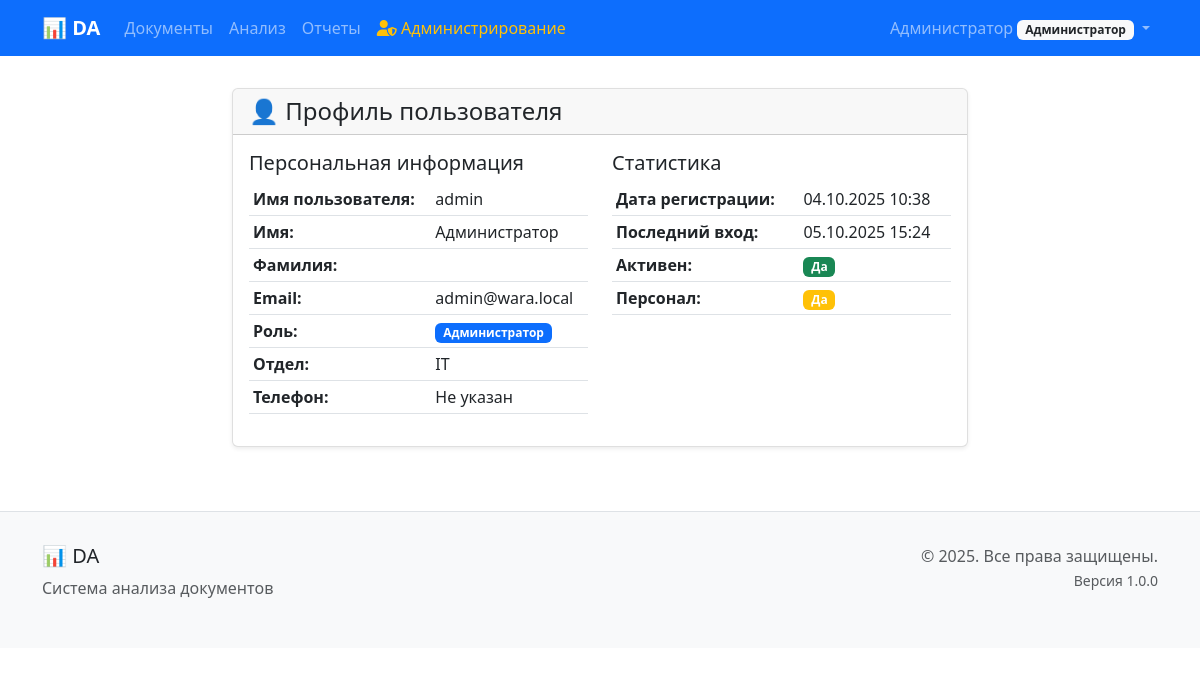
Before: /users/profile/ (signed in) with the older database file.
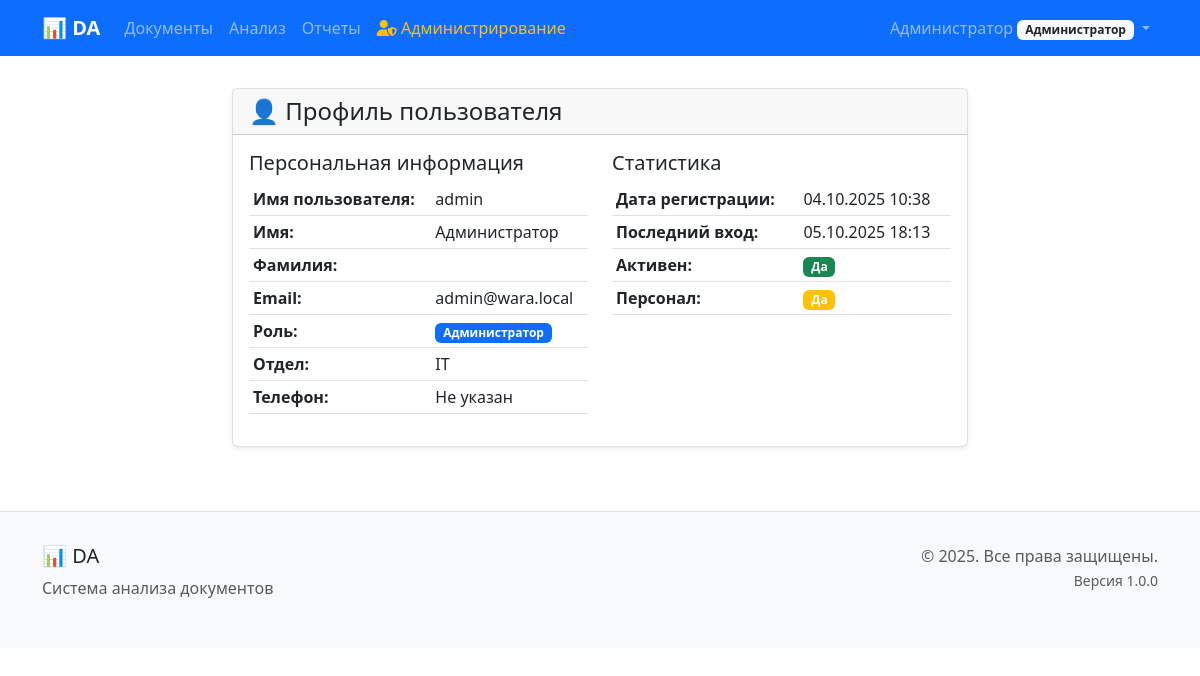
After: the same page with the newer database file.
### settings/models.py (models this page shows, shortened)
class ApplicationSettings(models.Model):
    app_name = models.CharField(
        max_length=100,
        default='📊 Анализатор документов',
        verbose_name='Название приложения'
    )
    app_description = models.TextField(
        default='Система анализа документов',
        verbose_name='Описание приложения'
    )
    max_file_size = models.PositiveIntegerField(
        default=10485760,  # 10MB
        verbose_name='Максимальный размер файла (байты)'
    )
    allowed_file_types = models.TextField(
        default='docx,pdf',
        verbose_name='Разрешенные типы файлов (через запятую)'
    )
    auto_analysis_enabled = models.BooleanField(
        default=True,
        verbose_name='Автоматический анализ включен'
    )
    analysis_timeout = models.PositiveIntegerField(
        default=300,  # 5 минут
        verbose_name='Таймаут анализа (секунды)'
    )
    default_neural_network_model = models.CharField(
        max_length=100,
        default='llama3',
        verbose_name='Модель нейросети по умолчанию'
    )
    auto_reports_enabled = models.BooleanField(
        default=True,
        verbose_name='Автоматическая генерация отчетов включена'
    )
    default_report_format = models.CharField(
        max_length=10,
        choices=[('pdf', 'PDF'), ('docx', 'DOCX')],
        default='pdf',
        verbose_name='Формат отчета по умолчанию'
    )
    items_per_page = models.PositiveIntegerField(
        default=10,
        verbose_name='Количество элементов на странице'
    )
    email_notifications_enabled = models.BooleanField(
        default=False,
        verbose_name='Email уведомления включены'
    )
    notification_email = models.EmailField(
        blank=True,
        verbose_name='Email для уведомлений'
    )
    session_timeout = models.PositiveIntegerField(
        default=3600,  # 1 час
        verbose_name='Таймаут сессии (секунды)'
    )
    max_login_attempts = models.PositiveIntegerField(
        default=5,
        verbose_name='Максимальное количество попыток входа'
    )
    microsoft_graph_enabled = models.BooleanField(
        default=False,
        verbose_name='Интеграция с Microsoft Graph включена'
    )
    microsoft_tenant_id = models.CharField(
        max_length=100,
        blank=True,
        verbose_name='ID арендатора Microsoft (Tenant ID)'
    )
    microsoft_client_id = models.CharField(
        max_length=100,
        blank=True,
        verbose_name='ID клиента Microsoft (Client ID)'
    )
    microsoft_client_secret = models.CharField(
        max_length=500,
        blank=True,
        verbose_name='Секрет клиента Microsoft (Client Secret)'
    )
    microsoft_redirect_uri = models.URLField(
        blank=True,
        default='http://localhost:8000/auth/microsoft/callback/',
        verbose_name='URI перенаправления Microsoft'
    )
    microsoft_scope = models.TextField(
        default='https://graph.microsoft.com/Files.Read https://graph.microsoft.com/Sites.Read.All',
        verbose_name='Области доступа Microsoft (Scope)'
    )
    microsoft_site_id = models.CharField(
        max_length=200,
        blank=True,
        verbose_name='ID сайта SharePoint'
    )
    microsoft_drive_id = models.CharField(
        max_length=200,
        blank=True,
        verbose_name='ID диска SharePoint'
    )
    microsoft_folder_path = models.CharField(
        max_length=500,
        blank=True,
        default='/Documents',
        verbose_name='Путь к папке в SharePoint'
    )
    microsoft_ad_sso_enabled = models.BooleanField(
        default=False,
        verbose_name='Microsoft Active Directory SSO включен'
    )
    microsoft_ad_sso_tenant_id = models.CharField(
        max_length=100,
        blank=True,
        verbose_name='ID арендатора AD (Tenant ID)'
    )
    microsoft_ad_sso_client_id = models.CharField(
        max_length=100,
        blank=True,
        verbose_name='ID клиента AD (Client ID)'
    )
    microsoft_ad_sso_client_secret = models.CharField(
        max_length=500,
        blank=True,
        verbose_name='Секрет клиента AD (Client Secret)'
    )
    microsoft_ad_sso_redirect_uri = models.URLField(
        blank=True,
        default='http://localhost:8000/auth/microsoft/sso/callback/',
        verbose_name='URI перенаправления AD SSO'
    )
    microsoft_ad_sso_scope = models.TextField(
        default='https://graph.microsoft.com/User.Read https://graph.microsoft.com/Group.Read.All',
        verbose_name='Области доступа AD SSO (Scope)'
    )
    microsoft_ad_sso_domain = models.CharField(
        max_length=200,
        blank=True,
        verbose_name='Домен Active Directory'
    )
    created_at = models.DateTimeField(auto_now_add=True, verbose_name='Создано')
    updated_at = models.DateTimeField(auto_now=True, verbose_name='Обновлено')
    updated_by = models.ForeignKey(
        User,
        on_delete=models.SET_NULL,
        null=True,
        blank=True,
        verbose_name='Обновлено пользователем'
    )
    class Meta:
        verbose_name = 'Настройки приложения'
        verbose_name_plural = 'Настройки приложения'
    @classmethod
    def get_settings(cls):
        settings, created = cls.objects.get_or_create(
            defaults={
                'app_name': '📊 Анализатор документов',
                'app_description': 'Система анализа документов',
                'items_per_page': 10,
                'default_neural_network_model': 'llama3',
                'microsoft_graph_enabled': False,
                'microsoft_tenant_id': '',
                'microsoft_client_id': '',
                'microsoft_client_secret': '',
                'microsoft_redirect_uri': 'http://localhost:8000/auth/microsoft/callback/',
                'microsoft_scope': 'https://graph.microsoft.com/Files.Read https://graph.microsoft.com/Sites.Read.All',
                'microsoft_site_id': '',
                'microsoft_drive_id': '',
                'microsoft_folder_path': '/Documents',
                'microsoft_ad_sso_enabled': False,
                'microsoft_ad_sso_tenant_id': '',
                'microsoft_ad_sso_client_id': '',
                'microsoft_ad_sso_client_secret': '',
                'microsoft_ad_sso_redirect_uri': 'http://localhost:8000/auth/microsoft/sso/callback/',
                'microsoft_ad_sso_scope': 'https://graph.microsoft.com/User.Read https://graph.microsoft.com/Group.Read.All',
                'microsoft_ad_sso_domain': '',
            }
        )
        return settings

### users/models.py (models this page shows, shortened)
class User(AbstractUser):
    ROLE_CHOICES = [
        ('admin', 'Администратор'),
        ('manager', 'Руководитель'),
        ('viewer', 'Наблюдатель'),
    ]
    role = models.CharField(
        max_length=20,
        choices=ROLE_CHOICES,
        default='viewer',
        verbose_name='Роль'
    )
    department = models.CharField(
        max_length=100,
        blank=True,
        verbose_name='Отдел'
    )
    phone = models.CharField(
        max_length=20,
        blank=True,
        verbose_name='Телефон'
    )
    notification_settings = models.JSONField(
        default=dict,
        blank=True,
        verbose_name='Настройки уведомлений'
    )
    created_at = models.DateTimeField(
        auto_now_add=True,
        verbose_name='Дата создания'
    )
    updated_at = models.DateTimeField(
        auto_now=True,
        verbose_name='Дата обновления'
    )
    class Meta:
        verbose_name = 'Пользователь'
        verbose_name_plural = 'Пользователи'
        ordering = ['username']

### users/views.py (the view)
# urls.py: path('profile/', views.UserProfileView.as_view(), name='profile'),
class UserProfileView(LoginRequiredMixin, DetailView):
    model = User
    template_name = 'users/profile.html'
    context_object_name = 'profile_user'
    def get_object(self):
        return self.request.user

### templates/users/profile.html (shortened to what this page needs)
{% extends 'base/base.html' %}
{% block content %}
<div class="row justify-content-center">
    <div class="col-md-8">
        <div class="card">
            <div class="card-header">
                <h4 class="mb-0">👤 Профиль пользователя</h4>
            </div>
            <div class="card-body">
                <div class="row">
                    <div class="col-md-6">
                        <h5>Персональная информация</h5>
                        <table class="table table-sm">
                            <tr>
                                <td><strong>Имя пользователя:</strong></td>
                                <td>{{ profile_user.username }}</td>
                            </tr>
                            <tr>
                                <td><strong>Имя:</strong></td>
                                <td>{{ profile_user.first_name }}</td>
                            </tr>
                            <tr>
                                <td><strong>Фамилия:</strong></td>
                                <td>{{ profile_user.last_name }}</td>
                            </tr>
                            <tr>
                                <td><strong>Email:</strong></td>
                                <td>{{ profile_user.email }}</td>
                            </tr>
                            <tr>
                                <td><strong>Роль:</strong></td>
                                <td>
                                    <span class="badge bg-primary">
                                        {{ profile_user.get_role_display }}
                                    </span>
                                </td>
                            </tr>
                            <tr>
                                <td><strong>Отдел:</strong></td>
                                <td>{{ profile_user.department|default:"Не указан" }}</td>
                            </tr>
                            <tr>
                                <td><strong>Телефон:</strong></td>
                                <td>{{ profile_user.phone|default:"Не указан" }}</td>
                            </tr>
                        </table>
                    </div>
                    <div class="col-md-6">
                        <h5>Статистика</h5>
                        <table class="table table-sm">
                            <tr>
                                <td><strong>Дата регистрации:</strong></td>
                                <td>{{ profile_user.date_joined|date:"d.m.Y H:i" }}</td>
                            </tr>
                            <tr>
                                <td><strong>Последний вход:</strong></td>
                                <td>
                                    {% if profile_user.last_login %}
                                        {{ profile_user.last_login|date:"d.m.Y H:i" }}
                                    {% else %}
                                        Никогда
                                    {% endif %}
                                </td>
                            </tr>
                            <tr>
                                <td><strong>Активен:</strong></td>
                                <td>
                                    {% if profile_user.is_active %}
                                        <span class="badge bg-success">Да</span>
                                    {% else %}
                                        <span class="badge bg-danger">Нет</span>
                                    {% endif %}
                                </td>
                            </tr>
                            <tr>
                                <td><strong>Персонал:</strong></td>
                                <td>
                                    {% if profile_user.is_staff %}
                                        <span class="badge bg-warning">Да</span>
                                    {% else %}
                                        <span class="badge bg-secondary">Нет</span>
                                    {% endif %}
                                </td>
                            </tr>
                        </table>
                    </div>
                </div>
            </div>
        </div>
    </div>
</div>
{% endblock %}

### templates/base/base.html (shortened to what this page needs)
<!DOCTYPE html>
<html lang="ru">
<head>
    <link href="https://cdn.jsdelivr.net/npm/bootstrap@5.3.0/dist/css/bootstrap.min.css" rel="stylesheet">
    <link href="https://cdnjs.cloudflare.com/ajax/libs/font-awesome/6.0.0/css/all.min.css" rel="stylesheet">
</head>
<body>
    <nav class="navbar navbar-expand-lg navbar-dark bg-primary">
        <div class="container">
            <a class="navbar-brand" href="{% url 'documents:list' %}">
                {{ app_name|default:"📊 Анализатор документов" }}
            </a>
            <div class="collapse navbar-collapse" id="navbarNav">
                <ul class="navbar-nav me-auto">
                    <li class="nav-item">
                        <a class="nav-link" href="{% url 'documents:list' %}">Документы</a>
                    </li>
                    <li class="nav-item">
                        <a class="nav-link" href="{% url 'analysis:list' %}">Анализ</a>
                    </li>
                    <li class="nav-item">
                        <a class="nav-link" href="{% url 'reports:list' %}">Отчеты</a>
                    </li>
                    {% if user.is_authenticated and user.is_superuser or user.role == 'admin' %}
                        <li class="nav-item">
                            <a class="nav-link text-warning" href="{% url 'users:admin_list' %}">
                                <i class="fas fa-user-shield"></i> Администрирование
                            </a>
                        </li>
                    {% endif %}
                </ul>
                <ul class="navbar-nav">
                    {% if user.is_authenticated %}
                        <li class="nav-item dropdown">
                            <a class="nav-link dropdown-toggle" href="#" role="button" data-bs-toggle="dropdown">
                                {{ user.get_full_name|default:user.username }}
                                <span class="badge bg-light text-dark">{{ user.get_role_display }}</span>
                            </a>
                        </li>
                    {% else %}
                        <li class="nav-item">
                            <a class="nav-link" href="{% url 'users:login' %}">Войти</a>
                        </li>
                    {% endif %}
                </ul>
            </div>
        </div>
    </nav>
    <div class="container main-content">
        {% block content %}{% endblock %}
    </div>
    <footer class="footer">
        <div class="container">
            <div class="row">
                <div class="col-md-6">
                    <h5>{{ app_name|default:"📊 Анализатор документов" }}</h5>
                    <p class="text-muted">{{ app_description|default:"Система анализа документов" }}</p>
                </div>
                <div class="col-md-6 text-md-end">
                    <p class="text-muted">
                        &copy; 2025. Все права защищены.<br>
                        <small>Версия 1.0.0</small>
                    </p>
                </div>
            </div>
        </div>
    </footer>
</body>
</html>

### templates/base/base.html (style rules this page uses)
.navbar-brand { font-weight: bold; }
.main-content { margin-top: 2rem; }
.card { box-shadow: 0 0.125rem 0.25rem rgba(0, 0, 0, 0.075); border: 1px solid rgba(0, 0, 0, 0.125); }
.footer { margin-top: 4rem; padding: 2rem 0; background-color: #f8f9fa; border-top: 1px solid #dee2e6; }

Changed rows visible on the page:
changed User "Администратор": last_login "05.10.2025 15:24" → "05.10.2025 18:13"
